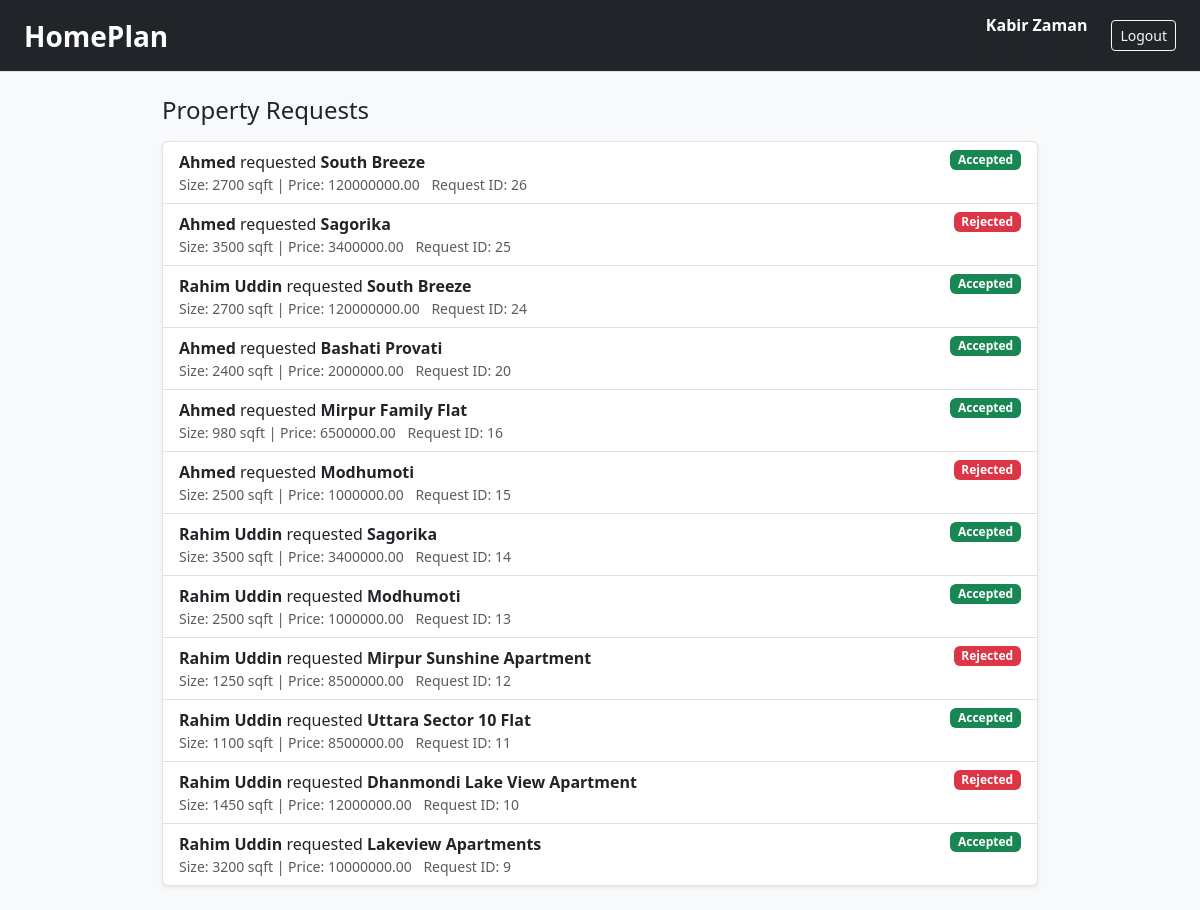
Page /property_owner/notifications.php (signed in) on the committed database.
### tables this page shows
CREATE TABLE `requests` (
  `request_id` int(11) NOT NULL,
  `client_id` int(11) NOT NULL,
  `provider_id` int(11) NOT NULL,
  `property_id` int(11) DEFAULT NULL,
  `request_type` varchar(30) NOT NULL,
  `status` enum('pending','accepted','rejected') NOT NULL DEFAULT 'pending',
  `creation_date` timestamp NOT NULL DEFAULT current_timestamp(),
  `area_unit` varchar(20) DEFAULT NULL,
  `area_value` decimal(12,2) DEFAULT NULL,
  `location_text` varchar(255) DEFAULT NULL,
  `asking_price` decimal(14,2) DEFAULT NULL,
  `road_width` decimal(10,2) DEFAULT NULL,
  `ownership_type` varchar(100) DEFAULT NULL,
  `notes` text DEFAULT NULL,
  `created_at` timestamp NOT NULL DEFAULT current_timestamp()
);

CREATE TABLE `properties` (
  `property_id` int(11) NOT NULL,
  `provider_id` int(11) NOT NULL,
  `location_id` int(11) NOT NULL,
  `project_name` varchar(160) DEFAULT NULL,
  `size_sqft` int(11) NOT NULL,
  `price` decimal(12,2) NOT NULL,
  `no_of_bedrooms` int(11) DEFAULT 0,
  `no_of_bathrooms` int(11) DEFAULT 0,
  `availability_status` enum('available','booked','sold') DEFAULT 'available',
  `created_at` timestamp NOT NULL DEFAULT current_timestamp()
);

### property_owner/notifications.php (the view, shortened to what this page needs)
<?php
require_once __DIR__ . '/../config/db.php';
$provider_id = (int)$_SESSION['user_id'];
function table_has_column(mysqli $conn, string $table, string $col): bool {
  $table = preg_replace('/[^a-zA-Z0-9_]/', '', $table);
  $col   = preg_replace('/[^a-zA-Z0-9_]/', '', $col);
  $sql = "SHOW COLUMNS FROM `$table` LIKE '" . $conn->real_escape_string($col) . "'";
  $res = $conn->query($sql);
  return $res && $res->num_rows > 0;
}
function pick_col(mysqli $conn, string $table, array $candidates): ?string {
  foreach ($candidates as $c) {
    if (table_has_column($conn, $table, $c)) return $c;
  }
  return null;
}
$propertyTitleCol = pick_col($conn, 'properties', [
  'project_name','title','name','property_name','property_title'
]);
$userNameCol = pick_col($conn, 'users', [
  'name','full_name','fullname','username','user_name','client_name','first_name','email'
]);
$clientIdCol = pick_col($conn, 'requests', [
  'client_id','user_id','requester_id'
]);
$showClientExpr = "u.`$userNameCol`";
$sql = "
  SELECT
    r.request_id,
    r.status,
    COALESCE(NULLIF(TRIM(p.`$propertyTitleCol`), ''), CONCAT('Property #', p.property_id)) AS property_title,
    p.price,
    p.size_sqft,
    COALESCE(NULLIF($showClientExpr, ''), CONCAT('Client #', r.`$clientIdCol`)) AS client_name
  FROM requests r
  JOIN properties p ON p.property_id = r.property_id
  JOIN users u ON u.user_id = r.`$clientIdCol`
  WHERE p.provider_id = ?
  ORDER BY r.request_id DESC
";
$stmt = $conn->prepare($sql);
$stmt->bind_param("i", $provider_id);
$stmt->execute();
$result = $stmt->get_result();
?>
<!doctype html>
<html>
<head>
  <link href="https://cdn.jsdelivr.net/npm/bootstrap@5.3.3/dist/css/bootstrap.min.css" rel="stylesheet">
</head>
<body class="bg-light">
<?php require_once __DIR__ . '/../includes/topbar.php'; ?>
<div class="container py-4" style="max-width:900px;">
  <h4 class="mb-3">Property Requests</h4>
  <?php if (!$result || $result->num_rows === 0): ?>
    <div class="alert alert-info">No notifications yet.</div>
  <?php else: ?>
    <div class="list-group shadow-sm">
      <?php while ($row = $result->fetch_assoc()): ?>
        <?php
          $status = strtolower((string)$row['status']);
          $badge = 'bg-secondary';
          if ($status === 'pending') $badge = 'bg-warning';
          elseif ($status === 'accepted' || $status === 'approved') $badge = 'bg-success';
          elseif ($status === 'rejected' || $status === 'declined') $badge = 'bg-danger';
        ?>
        <div class="list-group-item d-flex justify-content-between align-items-start">
          <div>
            <strong><?= htmlspecialchars((string)$row['client_name']) ?></strong>
            requested
            <strong><?= htmlspecialchars((string)$row['property_title']) ?></strong>
            <div class="small text-muted">
              <?php if (!empty($row['size_sqft'])): ?>
                Size: <?= (int)$row['size_sqft'] ?> sqft
              <?php endif; ?>
              <?php if (isset($row['price'])): ?>
                <?= !empty($row['size_sqft']) ? ' | ' : '' ?>
                Price: <?= htmlspecialchars((string)$row['price']) ?>
              <?php endif; ?>
              <span class="ms-2">Request ID: <?= (int)$row['request_id'] ?></span>
            </div>
          </div>
          <span class="badge <?= $badge ?>"><?= htmlspecialchars(ucfirst($status)) ?></span>
        </div>
      <?php endwhile; ?>
    </div>
  <?php endif; ?>
</div>
</body>
</html>

### rows in the picture
requests: client_name "Ahmed", property_title "South Breeze", property.size_sqft "2700", property.price "120000000.00", request_id "26", status "Accepted"
requests: client_name "Ahmed", property_title "Sagorika", property.size_sqft "3500", property.price "3400000.00", request_id "25", status "Rejected"
requests: client_name "Rahim Uddin", property_title "South Breeze", property.size_sqft "2700", property.price "120000000.00", request_id "24", status "Accepted"
requests: client_name "Ahmed", property_title "Bashati Provati", property.size_sqft "2400", property.price "2000000.00", request_id "20", status "Accepted"
requests: client_name "Ahmed", property_title "Mirpur Family Flat", property.size_sqft "980", property.price "6500000.00", request_id "16", status "Accepted"
requests: client_name "Ahmed", property_title "Modhumoti", property.size_sqft "2500", property.price "1000000.00", request_id "15", status "Rejected"
requests: client_name "Rahim Uddin", property_title "Sagorika", property.size_sqft "3500", property.price "3400000.00", request_id "14", status "Accepted"
requests: client_name "Rahim Uddin", property_title "Modhumoti", property.size_sqft "2500", property.price "1000000.00", request_id "13", status "Accepted"
requests: client_name "Rahim Uddin", property_title "Mirpur Sunshine Apartment", property.size_sqft "1250", property.price "8500000.00", request_id "12", status "Rejected"
requests: client_name "Rahim Uddin", property_title "Uttara Sector 10 Flat", property.size_sqft "1100", property.price "8500000.00", request_id "11", status "Accepted"
requests: client_name "Rahim Uddin", property_title "Dhanmondi Lake View Apartment", property.size_sqft "1450", property.price "12000000.00", request_id "10", status "Rejected"
requests: client_name "Rahim Uddin", property_title "Lakeview Apartments", property.size_sqft "3200", property.price "10000000.00", request_id "9", status "Accepted"

### other values in the picture
$name "Kabir Zaman"
